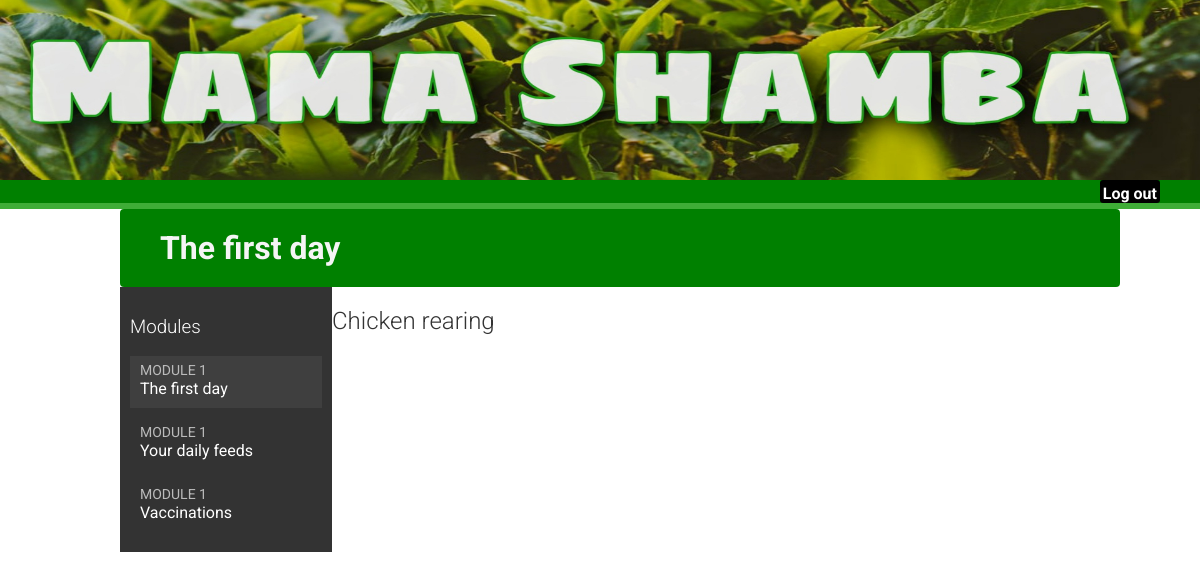
/students/course/1/ (signed in), run on the app's committed database.
### courses/models.py (models this page shows, shortened)
class Module(models.Model):
    course = models.ForeignKey(Course, related_name='modules',
            on_delete=models.CASCADE)
    title = models.CharField(max_length=200)
    description = models.TextField(blank=True)
    order = OrderField(blank=True, for_fields=['course'])
    class Meta:
        ordering = ['order']

class Content(models.Model):
    module = models.ForeignKey(Module, related_name='contents',
            on_delete=models.CASCADE)
    content_type = models.ForeignKey(ContentType, on_delete=models.CASCADE,
            limit_choices_to={'model__in':('text', 'video', 'image', 'file')})
    object_id = models.PositiveIntegerField()
    item = GenericForeignKey('content_type', 'object_id')
    order = OrderField(blank=True, for_fields=['module'])
    class Meta:
        ordering = ['order']

class ItemBase(models.Model):
    owner = models.ForeignKey(User, related_name='%(class)s_related',
            on_delete=models.CASCADE)
    title = models.CharField(max_length=250)
    created = models.DateTimeField(auto_now_add=True)
    updated = models.DateTimeField(auto_now=True)
    def render(self):
        return render_to_string(f'courses/content/{self._meta.model_name}.html', {'item':self})
    class Meta:
        abstract = True

class Video(ItemBase):
    url = models.URLField()

### students/views.py (the view)
# urls.py: path('course/<pk>/', views.StudentCourseDetailView.as_view(),
class StudentCourseDetailView(DetailView):
    model = Course
    template_name = 'students/course/detail.html'
    def get_queryset(self):
        qs = super().get_queryset()
        return qs.filter(students__in=[self.request.user])
    def get_context_data(self, **kwargs):
        context = super().get_context_data(**kwargs)
        course = self.get_object()
        if 'module_id' in self.kwargs:
            context['module'] = course.modules.get(id=self.kwargs['module_id'])
        else:
            context['module'] = course.modules.all()[0]
        return context

### students/templates/students/course/detail.html (shortened to what this page needs)
{% extends "base.html" %}
{% block content %}
<h1>
  {{ module.title }}
</h1>
<div class="contents">
  <h3>Modules</h3>
  <ul id="modules">
    {% for m in object.modules.all %}
    <li data-id="{{ m.id }}" {% if m == module %}class="selected"{% endif %}>
      <a href="{% url "student_course_detail_module" object.id m.id %}">
        <span>
          Module <span class="order">{{ m.order|add:1 }}</span>
        </span>
        <br>
        {{ m.title }}
      </a>
    </li>
    {% empty %}
    <li>No modules yet.</li>
    {% endfor %}
  </ul>
</div>
<div class-"module">
  {% for content in module.contents.all %}
  {% with item=content.item %}
  <h2>{{ item.title }}</h2>
  {% endwith %}
  {% endfor %}
</div>
{% endblock %}

### courses/static/css/base.css (style rules this page uses)
body { margin:0; font-family:'Roboto', sans-serif; font-weight:400; color:#333; }
a { color:#3fad37; text-decoration:none; }
ul { float:left; }
h1, h2, h3, h4, h5, h6 { font-family:'Roboto', sans-serif; font-weight:300; }
h1 { background:green; width:100%; overflow:auto; padding:20px 0 20px 40px; margin:0; color:whitesmoke; font-weight:bold; border-radius: 4px; }
.contents { width:20%; padding:10px; float:left; background:#333; color: #fff; font-family:'Roboto', sans-serif; }
.contents ul { list-style:none; margin:0; padding:0; width:100%; }
.contents ul li { margin:0 0 10px 0; padding:4px 10px 10px; overflow:auto; cursor:move; }
.contents ul li.selected { background:#3f3f3f; }
.contents ul span { text-transform:uppercase; color:#bbb; font-size:14px; }
.contents ul a { display:block; color:#fff; text-decoration:none; }

### data on the page
Module: title "The first day", order|add "1"
Module: order|add "1", title "Your daily feeds"
Module: order|add "1", title "Vaccinations"
Content: item "Chicken rearing"
